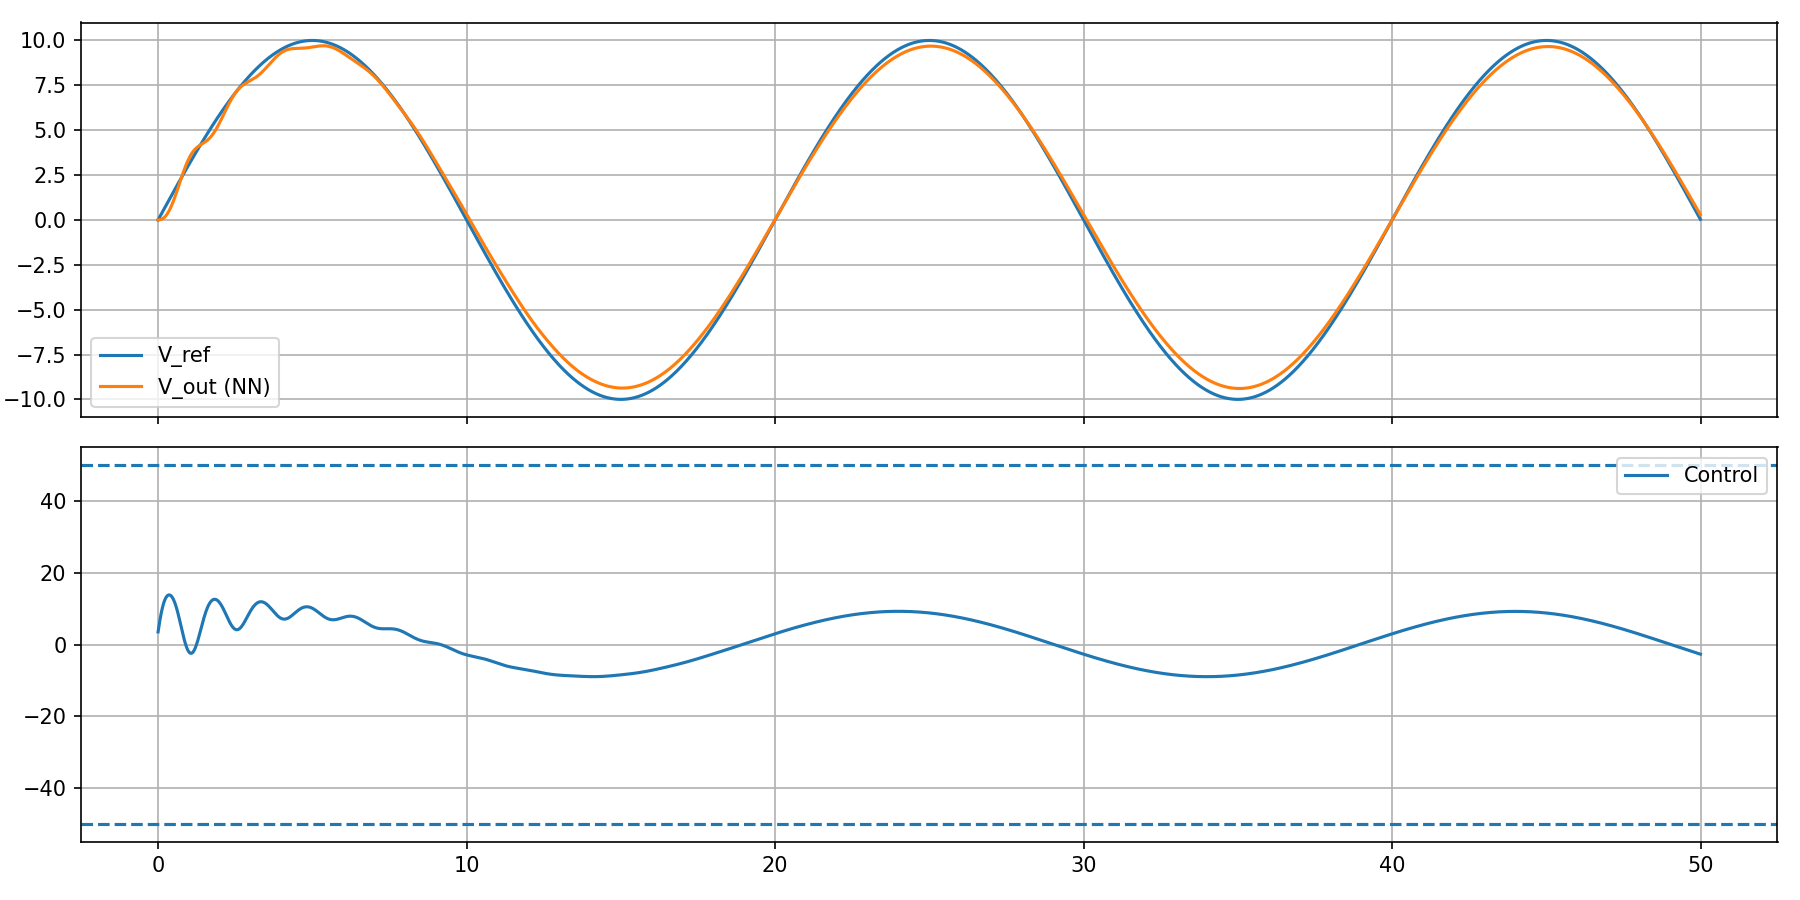

This chart was generated by the following Python code:
"""
===============================================================================
RLC DIGITAL TWIN — DIFFERENTIABLE AI CONTROLLER (FMU + PYTORCH)
===============================================================================

Author: Paul Abraham / VectorSim
Version: 2.0
Date: 2026-02-24

===============================================================================
WHAT THIS SCRIPT DOES
===============================================================================

This script trains a neural-network controller to regulate an RLC circuit
Digital Twin exported as an FMU (Functional Mock-up Unit).

The objective is to make the plant output voltage track a 50 Hz sinusoidal
reference signal as accurately as possible.

Because FMUs are black-box dynamic systems and do NOT provide gradients,
the controller is trained using a two-stage strategy:

-------------------------------------------------------------------------------
1) PHASE 1 — Supervised PI Warm-Up (No FMU)
-------------------------------------------------------------------------------
The neural network is first trained to imitate a classical PI controller:

    u = Kp * error + Ki * integral(error)

This stabilizes the controller before interacting with the FMU and prevents
unstable or random control behavior.

-------------------------------------------------------------------------------
2) PHASE 2 — FMU-in-the-Loop Training (Surrogate Gradients)
-------------------------------------------------------------------------------
The trained controller is then connected in closed loop with the FMU.

Since the FMU is non-differentiable, the script:

    • Runs a full closed-loop simulation episode
    • Estimates the plant gain using finite differences
    • Builds a differentiable linear surrogate model
    • Backpropagates tracking loss through this surrogate

This enables gradient-based optimization of the neural controller
despite the black-box nature of the FMU.

-------------------------------------------------------------------------------
RESULT
-------------------------------------------------------------------------------

The script produces:

    • A trained neural controller
    • RMSE tracking performance metrics
    • A plot comparing:
          - Reference voltage
          - Plant output voltage
          - Control signal
    • A saved PNG visualization of the final closed-loop response

-------------------------------------------------------------------------------
ENGINEERING PURPOSE
-------------------------------------------------------------------------------

This implementation demonstrates how to:

    ✓ Train AI controllers on black-box FMU models
    ✓ Apply surrogate-gradient learning to physical systems
    ✓ Combine classical control with neural networks
    ✓ Perform AI optimization on Digital Twins

It provides a reusable pattern for AI-based control of
power electronics, smart grids, industrial drives,
and hardware-in-the-loop digital twin systems.

===============================================================================
END HEADER
===============================================================================
"""
# -----------------------------------------------------------------------------
# Standard Libraries
# -----------------------------------------------------------------------------
import numpy as np
import matplotlib.pyplot as plt
import torch
import torch.nn as nn
import torch.optim as optim
import os, sys, time

# -----------------------------------------------------------------------------
# Path Utilities (project-specific helpers)
# -----------------------------------------------------------------------------
from _path_utils import (
    get_embedsim_import_path,
    get_modelica_path,
    get_current_parent,
)
from examples.rlc_fmu.rlc_fmu_nn_training_animation import epoch

# Ensure EmbedSim can be imported
sys.path.insert(0, get_embedsim_import_path())

# -----------------------------------------------------------------------------
# FMU Interface
# -----------------------------------------------------------------------------
from embedsim import FMUBlock
from embedsim.core_blocks import VectorSignal


# =============================================================================
# SIMULATION PARAMETERS
# =============================================================================

VREF_AMPL = 10.0      # Reference sine amplitude [V]
FREQ      = 50.0      # Reference frequency [Hz]

dt        = 1e-5      # Simulation timestep [s]
T_sim     = 0.05      # Total simulation time [s] (50 ms)

t_steps   = np.arange(0, T_sim, dt)
N_steps   = len(t_steps)

U_LIMIT   = 50.0      # Control saturation limit [V]
HIDDEN    = 32        # Hidden layer width


# =============================================================================
# LOAD FMU DIGITAL TWIN
# =============================================================================

# Path to compiled Modelica FMU
FMU_PATH = get_modelica_path("RLC_Sine_DigitalTwin_OM.fmu")

# Create FMU block
plant_fmu = FMUBlock(
    name="RLC_plant",
    fmu_path=FMU_PATH,
    input_names=["Vcontrol_python"],     # Control input
    output_names=["Vout"],               # Measured output
    parameters={
        "R": 10.0,
        "L": 10e-3,
        "C": 100e-6,
        "Vref_ampl": VREF_AMPL,
        "freq": FREQ,
        "usePythonControl": 1.0,         # Enable external control
    },
)


# =============================================================================
# REFERENCE SIGNAL
# =============================================================================

# Target voltage waveform to track
ref_signal = VREF_AMPL * np.sin(2 * np.pi * FREQ * t_steps)


# =============================================================================
# NEURAL NETWORK CONTROLLER
# =============================================================================

class NNController(nn.Module):
    """
    Neural controller that mimics and extends a PI controller.

    Inputs:
        [ error, integral_of_error ]

    Output:
        Control voltage (unclipped)
    """

    def __init__(self, hidden=HIDDEN):
        super().__init__()

        self.net = nn.Sequential(
            nn.Linear(2, hidden),
            nn.Tanh(),
            nn.Linear(hidden, hidden),
            nn.Tanh(),
            nn.Linear(hidden, 1),
        )

    def forward(self, x: torch.Tensor) -> torch.Tensor:
        return self.net(x)


controller = NNController()


# =============================================================================
# CLOSED-LOOP FMU SIMULATION (NO GRADIENTS)
# =============================================================================

def run_episode_numpy(ctrl_net: NNController):
    """
    Runs a full closed-loop simulation through the FMU.

    Gradients are disabled because FMU is non-differentiable.

    Returns:
        y_out     : plant output voltage trajectory
        u_out     : control signal trajectory
        integrals : integral state trajectory
    """

    plant_fmu.reset()

    y_out    = np.zeros(N_steps)
    u_out    = np.zeros(N_steps)
    integrals = np.zeros(N_steps)

    integ = 0.0

    with torch.no_grad():
        for k in range(N_steps):

            # Feedback signal
            fb = y_out[k-1] if k > 0 else 0.0

            # Tracking error
            err = ref_signal[k] - fb

            # Integral of error
            integ += err * dt
            integrals[k] = integ

            # Neural network input
            nn_in = torch.tensor([[err, integ]], dtype=torch.float32)

            # Compute control signal
            u = float(ctrl_net(nn_in).item())

            # Apply actuator saturation
            u = float(np.clip(u, -U_LIMIT, U_LIMIT))

            # Send control to FMU
            sig_in = VectorSignal([u], "ctrl")
            y_out[k] = float(
                plant_fmu.compute(k * dt, dt, [sig_in]).value[0]
            )

            u_out[k] = u

    return y_out, u_out, integrals


# =============================================================================
# PLANT GAIN ESTIMATION (FINITE DIFFERENCE)
# =============================================================================

def estimate_plant_gain(u_nominal: float, step_size: float = 0.5):
    """
    Estimates local plant gain:

        G ≈ dVout/du

    Uses symmetric finite difference around u_nominal.
    """

    plant_fmu.reset()

    # Warm-up at nominal control
    for _ in range(50):
        plant_fmu.compute(0.0, dt, [VectorSignal([u_nominal], "ctrl")])

    # Evaluate positive perturbation
    sig_pos = VectorSignal([u_nominal + step_size], "ctrl")
    sig_neg = VectorSignal([u_nominal - step_size], "ctrl")

    plant_fmu.reset()
    for _ in range(50):
        plant_fmu.compute(0.0, dt, [VectorSignal([u_nominal], "ctrl")])
    y_pos = float(
        plant_fmu.compute(50 * dt, dt, [sig_pos]).value[0]
    )

    # Evaluate negative perturbation
    plant_fmu.reset()
    for _ in range(50):
        plant_fmu.compute(0.0, dt, [VectorSignal([u_nominal], "ctrl")])
    y_neg = float(
        plant_fmu.compute(50 * dt, dt, [sig_neg]).value[0]
    )

    # Central difference approximation
    G = (y_pos - y_neg) / (2 * step_size)

    # Prevent degenerate zero gain
    return float(G) if abs(G) > 1e-6 else 1.0


# =============================================================================
# PHASE 1 — SUPERVISED PI WARM-UP
# =============================================================================

"""
The neural network is first trained to imitate a classical PI controller:

    u = Kp * error + Ki * integral

This prevents unstable behavior when starting FMU training.
"""

Kp_init, Ki_init = 2.0, 50.0
PRETRAIN_EPOCHS  = 200
PRETRAIN_SAMPLES = 2000

optimizer_pre = optim.Adam(controller.parameters(), lr=5e-3)
loss_fn = nn.MSELoss()

for ep in range(PRETRAIN_EPOCHS):

    print("Phase 1-   EPOCH: ", epoch)

    # Random samples across realistic error ranges
    errs   = (torch.rand(PRETRAIN_SAMPLES, 1) * 2 - 1) * VREF_AMPL * 1.5
    integs = (torch.rand(PRETRAIN_SAMPLES, 1) * 2 - 1) * VREF_AMPL * 0.5 / FREQ

    nn_in  = torch.cat([errs, integs], dim=1)

    # Neural output
    u_pred = controller(nn_in)

    # PI target output
    u_tgt = torch.clamp(
        Kp_init * errs + Ki_init * integs,
        -U_LIMIT,
        U_LIMIT
    )

    loss = loss_fn(u_pred, u_tgt)

    optimizer_pre.zero_grad()
    loss.backward()
    optimizer_pre.step()


# =============================================================================
# PHASE 2 — FMU-IN-THE-LOOP SURROGATE TRAINING
# =============================================================================

"""
Because the FMU does not provide gradients, we approximate:

    V_out ≈ G * u

where G is an estimated local plant gain.

This allows gradient backpropagation through the surrogate model.
"""

FMU_EPOCHS  = 100
LR_FMU      = 1e-3
GRAD_CLIP   = 1.0
GD_INTERVAL = 10

optimizer_fmu = optim.Adam(controller.parameters(), lr=LR_FMU)

# Initial gain estimate
G = estimate_plant_gain(u_nominal=5.0)

best_rmse = np.inf
best_state = None

for epoch in range(FMU_EPOCHS):

    print("Phase 2-   EPOCH: ", epoch)

    # Periodically re-estimate plant gain
    if epoch % GD_INTERVAL == 0 and epoch > 0:
        u_mid = float(np.mean(np.abs(u_out)))
        G = estimate_plant_gain(u_nominal=u_mid if u_mid > 0.1 else 5.0)

    # Run real FMU episode
    y_out, u_out, integrals = run_episode_numpy(controller)

    tracking_errors = ref_signal - y_out
    rmse = float(np.sqrt(np.mean(tracking_errors ** 2)))

    # Save best performing model
    if rmse < best_rmse:
        best_rmse = rmse
        best_state = {
            k: v.clone() for k, v in controller.state_dict().items()
        }

    # Build differentiable surrogate training batch
    nn_inputs = torch.tensor(
        np.stack([tracking_errors, integrals], axis=1),
        dtype=torch.float32
    )

    u_pred = controller(nn_inputs)
    u_clip = torch.clamp(u_pred, -U_LIMIT, U_LIMIT)

    vref_t = torch.tensor(ref_signal, dtype=torch.float32).unsqueeze(1)

    # Surrogate plant output
    vout_surr = G * u_clip

    loss = loss_fn(vout_surr, vref_t)

    optimizer_fmu.zero_grad()
    loss.backward()

    # Gradient clipping for stability
    nn.utils.clip_grad_norm_(controller.parameters(), GRAD_CLIP)

    optimizer_fmu.step()


# =============================================================================
# FINAL EVALUATION
# =============================================================================

if best_state is not None:
    controller.load_state_dict(best_state)

y_out_final, u_out_final, _ = run_episode_numpy(controller)

rmse_final = float(
    np.sqrt(np.mean((ref_signal - y_out_final) ** 2))
)

print(f"Final evaluation RMSE: {rmse_final:.4f} V")


# =============================================================================
# VISUALIZATION
# =============================================================================

fig, axes = plt.subplots(2, 1, figsize=(12, 6), sharex=True)

axes[0].plot(t_steps * 1e3, ref_signal, label="V_ref")
axes[0].plot(t_steps * 1e3, y_out_final, label="V_out (NN)")
axes[0].legend()
axes[0].grid(True)

axes[1].plot(t_steps * 1e3, u_out_final, label="Control")
axes[1].axhline(U_LIMIT,  ls="--")
axes[1].axhline(-U_LIMIT, ls="--")
axes[1].legend()
axes[1].grid(True)

plt.tight_layout()

out_png = os.path.join(
    get_current_parent(),
    "rlc_fmu_nn_pi_control_training.png"
)

plt.savefig(out_png, dpi=150)
plt.show()
